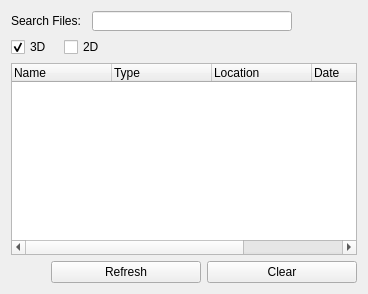
          <widget class="QWidget" name="tab">
           <attribute name="title">
            <string>Search</string>
           </attribute>
           <layout class="QVBoxLayout" name="verticalLayout_9">
            <item>
             <layout class="QVBoxLayout" name="verticalLayout_8">
              <item>
               <layout class="QVBoxLayout" name="searchControls">
                <item>
                 <layout class="QHBoxLayout" name="horizontalLayout_2" stretch="0,0,1">
                  <item>
                   <widget class="QLabel" name="searchLabel">
                    <property name="sizePolicy">
                     <sizepolicy hsizetype="Fixed" vsizetype="Fixed">
                      <horstretch>0</horstretch>
                      <verstretch>0</verstretch>
                     </sizepolicy>
                    </property>
                    <property name="minimumSize">
                     <size>
                      <width>75</width>
                      <height>20</height>
                     </size>
                    </property>
                    <property name="maximumSize">
                     <size>
                      <width>100</width>
                      <height>20</height>
                     </size>
                    </property>
                    <property name="text">
                     <string>Search Files:</string>
                    </property>
                    <property name="alignment">
                     <set>Qt::AlignLeading|Qt::AlignLeft|Qt::AlignVCenter</set>
                    </property>
                   </widget>
                  </item>
                  <item>
                   <widget class="QLineEdit" name="lineEdit">
                    <property name="sizePolicy">
                     <sizepolicy hsizetype="Fixed" vsizetype="Fixed">
                      <horstretch>1</horstretch>
                      <verstretch>0</verstretch>
                     </sizepolicy>
                    </property>
                    <property name="minimumSize">
                     <size>
                      <width>200</width>
                      <height>20</height>
                     </size>
                    </property>
                    <property name="maximumSize">
                     <size>
                      <width>250</width>
                      <height>20</height>
                     </size>
                    </property>
                   </widget>
                  </item>
                  <item>
                   <spacer name="horizontalSpacer_7">
                    <property name="orientation">
                     <enum>Qt::Horizontal</enum>
                    </property>
                    <property name="sizeHint" stdset="0">
                     <size>
                      <width>40</width>
                      <height>20</height>
                     </size>
                    </property>
                   </spacer>
                  </item>
                 </layout>
                </item>
                <item>
                 <layout class="QHBoxLayout" name="horizontalLayout_8" stretch="0,0,1">
                  <property name="spacing">
                   <number>12</number>
                  </property>
                  <item>
                   <widget class="QCheckBox" name="checkBox3D">
                    <property name="text">
                     <string>3D</string>
                    </property>
                    <property name="checked">
                     <bool>true</bool>
                    </property>
                   </widget>
                  </item>
                  <item>
                   <widget class="QCheckBox" name="checkbox2D">
                    <property name="text">
                     <string>2D</string>
                    </property>
                   </widget>
                  </item>
                  <item>
                   <spacer name="horizontalSpacer_2">
                    <property name="orientation">
                     <enum>Qt::Horizontal</enum>
                    </property>
                    <property name="sizeHint" stdset="0">
                     <size>
                      <width>100</width>
                      <height>20</height>
                     </size>
                    </property>
                   </spacer>
                  </item>
                 </layout>
                </item>
               </layout>
              </item>
              <item>
               <widget class="QTreeWidget" name="searchTree">
                <property name="styleSheet">
                 <string notr="true"/>
                </property>
                <column>
                 <property name="text">
                  <string>Name</string>
                 </property>
                </column>
                <column>
                 <property name="text">
                  <string>Type</string>
                 </property>
                </column>
                <column>
                 <property name="text">
                  <string>Location</string>
                 </property>
                </column>
                <column>
                 <property name="text">
                  <string>Date</string>
                 </property>
                </column>
                <column>
                 <property name="text">
                  <string>Owner</string>
                 </property>
                </column>
               </widget>
              </item>
              <item>
               <layout class="QHBoxLayout" name="horizontalLayout_9">
                <item>
                 <spacer name="horizontalSpacer_10">
                  <property name="orientation">
                   <enum>Qt::Horizontal</enum>
                  </property>
                  <property name="sizeHint" stdset="0">
                   <size>
                    <width>40</width>
                    <height>20</height>
                   </size>
                  </property>
                 </spacer>
                </item>
                <item>
                 <widget class="QPushButton" name="pushButton_2">
                  <property name="sizePolicy">
                   <sizepolicy hsizetype="Fixed" vsizetype="Fixed">
                    <horstretch>0</horstretch>
                    <verstretch>0</verstretch>
                   </sizepolicy>
                  </property>
                  <property name="minimumSize">
                   <size>
                    <width>150</width>
                    <height>20</height>
                   </size>
                  </property>
                  <property name="text">
                   <string>Refresh</string>
                  </property>
                 </widget>
                </item>
                <item>
                 <widget class="QPushButton" name="pushButton_3">
                  <property name="sizePolicy">
                   <sizepolicy hsizetype="Fixed" vsizetype="Fixed">
                    <horstretch>0</horstretch>
                    <verstretch>0</verstretch>
                   </sizepolicy>
                  </property>
                  <property name="minimumSize">
                   <size>
                    <width>150</width>
                    <height>20</height>
                   </size>
                  </property>
                  <property name="text">
                   <string>Clear</string>
                  </property>
                 </widget>
                </item>
               </layout>
              </item>
             </layout>
            </item>
           </layout>
          </widget>
